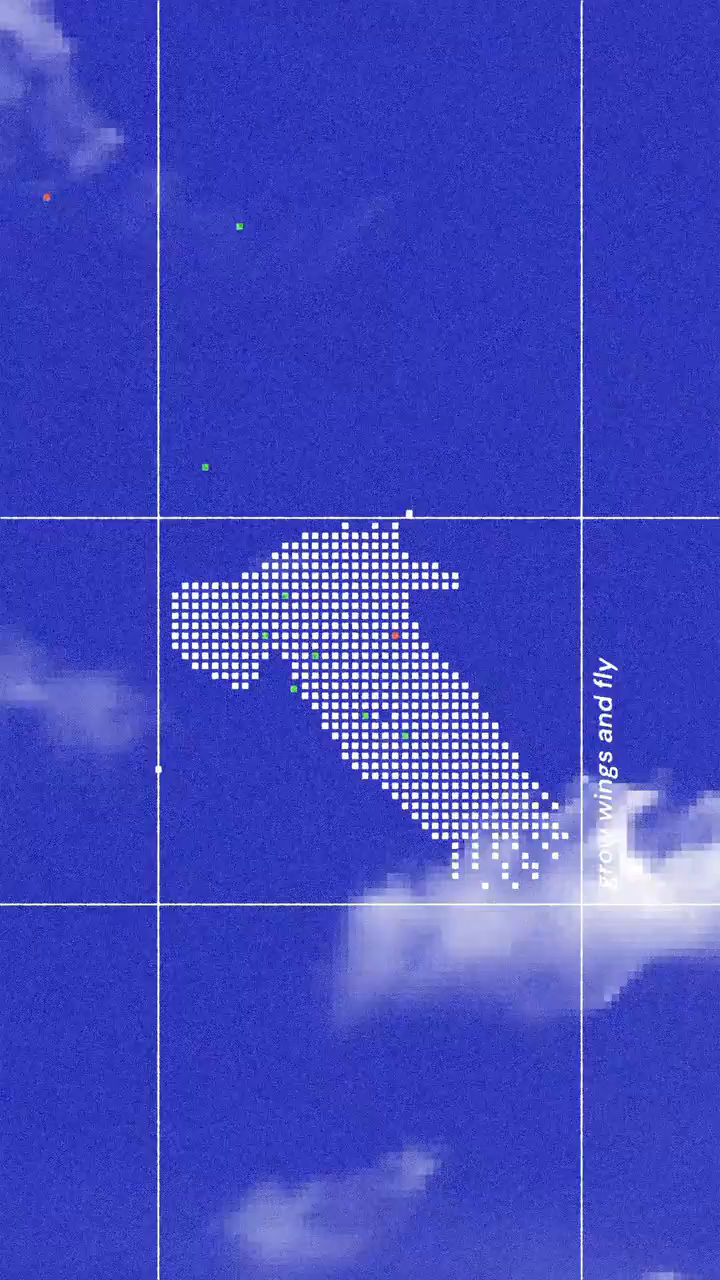
#> input picture frame 0 of dev/reference/reference.mp4, 720 x 1280 px
$ python scratch_full_eagle_bounds.py
#> lines starting #> are read from the running program, lines starting #| are printed output that depends on the picture; after the words box and inside, x2 and y2 are one past the last pixel; in counts of white or black regions, pixels touching at a corner belong together
import cv2
import numpy as np

cap = cv2.VideoCapture(r'c:\Apps\personal site project\refrences\reference.mp4')

# Let's inspect all 24 frames (0 to 23)
# We know the video is 720x1280.
# The eagle is inside [100..650] in X, and [150..950] in Y.
# Let's find the exact min/max bounds of all eagle dots in every frame!

all_bounds = []

for f in range(24):
    cap.set(cv2.CAP_PROP_POS_FRAMES, f)
    ret, frame = cap.read()
    if not ret: break

    # In BGR:
    # Cobalt blue sky: B is 120-200, G is 30-80, R is 15-50
    # White dots: R > 190, G > 190, B > 190
    # Red dots: R > 150, G < 120, B < 120
    # Green dots: G > 150, R < 120, B < 150
    # Grid lines: 1px thin white lines

    # Let's crop the whole flight area: y in [150, 950], x in [100, 650]
    sub = frame[150:950, 100:650]

    # White dots
    white = (sub[:,:,0] > 190) & (sub[:,:,1] > 190) & (sub[:,:,2] > 190)
    red = (sub[:,:,2] > 150) & (sub[:,:,1] < 120) & (sub[:,:,0] < 120)
    green = (sub[:,:,1] > 150) & (sub[:,:,2] < 120) & (sub[:,:,0] < 150)

    bird_mask = white | red | green

    # Let's find connected components or contours to remove the 1px grid lines!
    # Grid lines are thin (1px) and very long (> 200px)
    # Bird dots are square blocks (~6x6 to 8x8 pixels with pitch ~10px)

    # Let's save the raw mask for this frame
    cv2.imwrite(f"c:\\Apps\\personal site project\\refrences\\raw_bird_mask_f{f:02d}.png", (bird_mask * 255).astype(np.uint8))

    pts = np.argwhere(bird_mask)
    if len(pts) > 0:
        min_y, min_x = np.min(pts, axis=0) + [150, 100]
        max_y, max_x = np.max(pts, axis=0) + [150, 100]
        all_bounds.append((f, min_x, max_x, min_y, max_y))
        print(f"Frame {f:02d}: x in [{min_x}, {max_x}] (w={max_x-min_x}), y in [{min_y}, {max_y}] (h={max_y-min_y})")
#> this loop made 24 passes
#| Frame 00: x in [100, 649] (w=549), y in [150, 949] (h=799)
#| Frame 01: x in [100, 649] (w=549), y in [150, 949] (h=799)
#| Frame 02: x in [100, 649] (w=549), y in [150, 949] (h=799)
#| Frame 03: x in [100, 649] (w=549), y in [150, 949] (h=799)
#| Frame 04: x in [100, 649] (w=549), y in [150, 949] (h=799)
#> (further printed lines are left out)
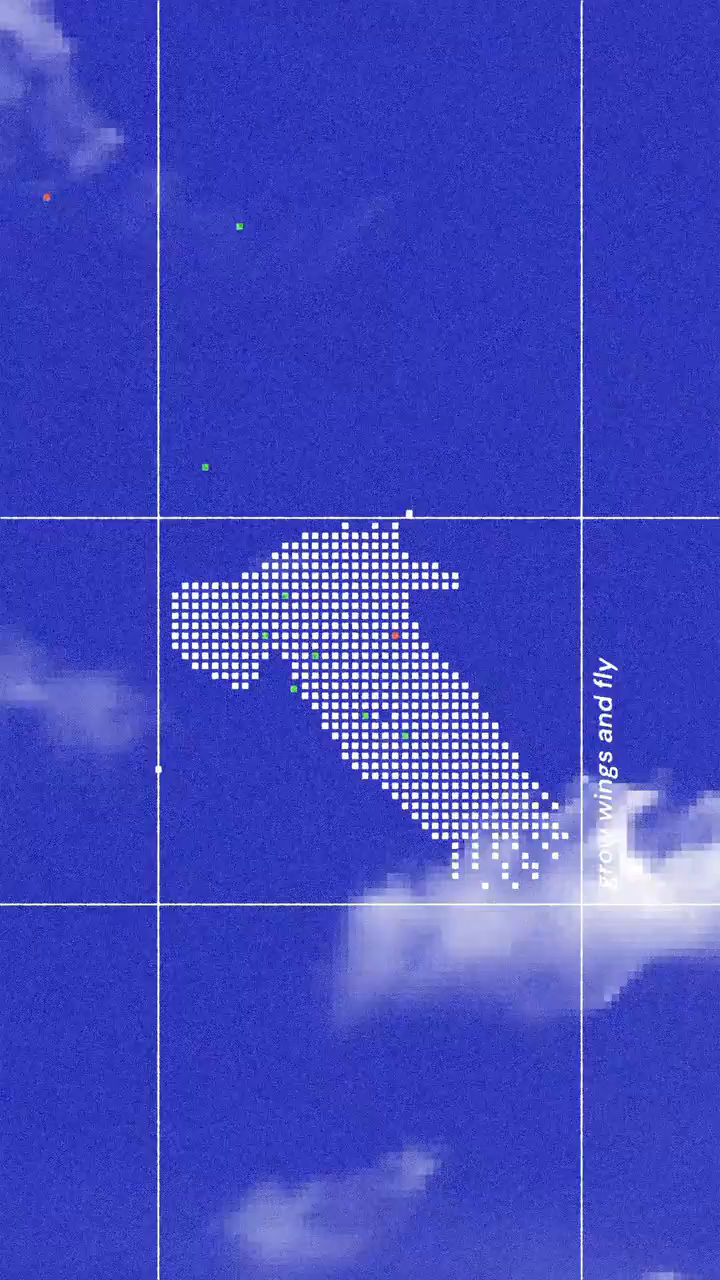
#> input picture frame 0 of dev/reference/reference.mp4, 720 x 1280 px
#> pass 1, `sub = frame[150:950, 100:650]`:
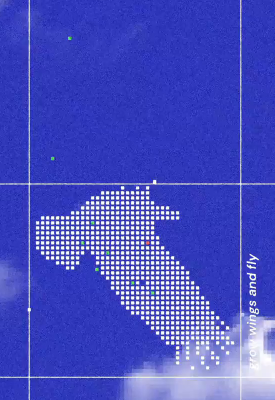
#> sub: shape (800, 550, 3) (shown at 1/2 size); mean B, G, R 191.9, 78.9, 72.1
#> pass 1, `white = (sub[:,:,0] > 190) & (sub[:,:,1] > 190) & (sub[:,:,2] > 190)`:
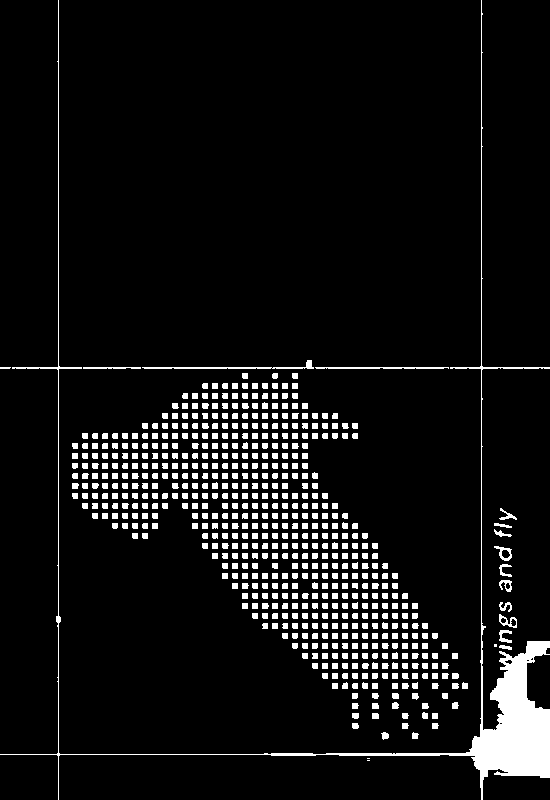
#> white: shape (800, 550) bool; 7.3% white; 616 white regions (3 under 20 px), largest, box (x1, y1, x2, y2) and area: (0, 0, 550, 800) 9408, (142, 360, 314, 369) 372, (315, 367, 449, 369) 255
#> pass 1, `red = (sub[:,:,2] > 150) & (sub[:,:,1] < 120) & (sub[:,:,0] < 120)`:
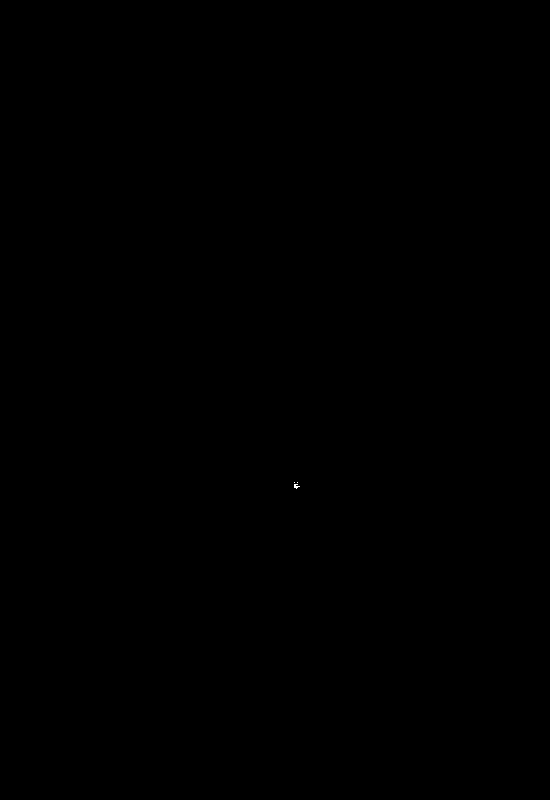
#> red: shape (800, 550) bool; 0% white in thin lines or dots, all inside (x1, y1, x2, y2) = (294, 482, 300, 489)
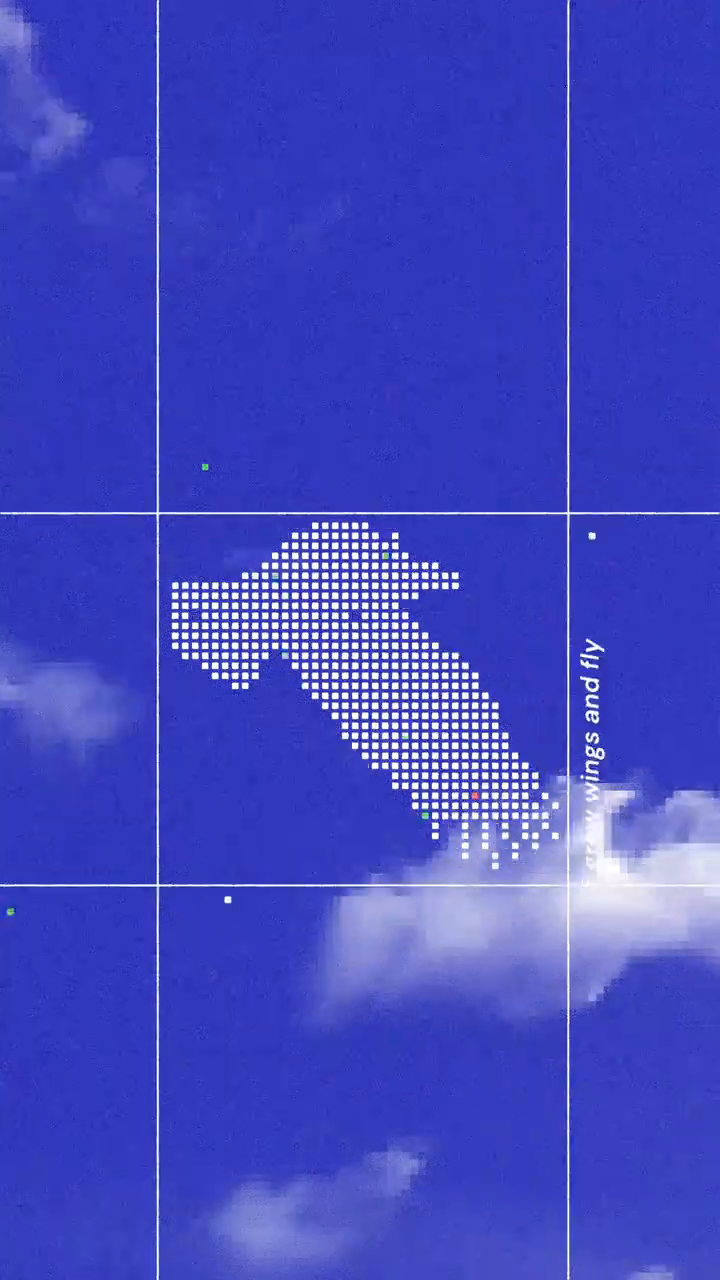
#> input picture frame 1 of dev/reference/reference.mp4, 720 x 1280 px
#> after the loop:
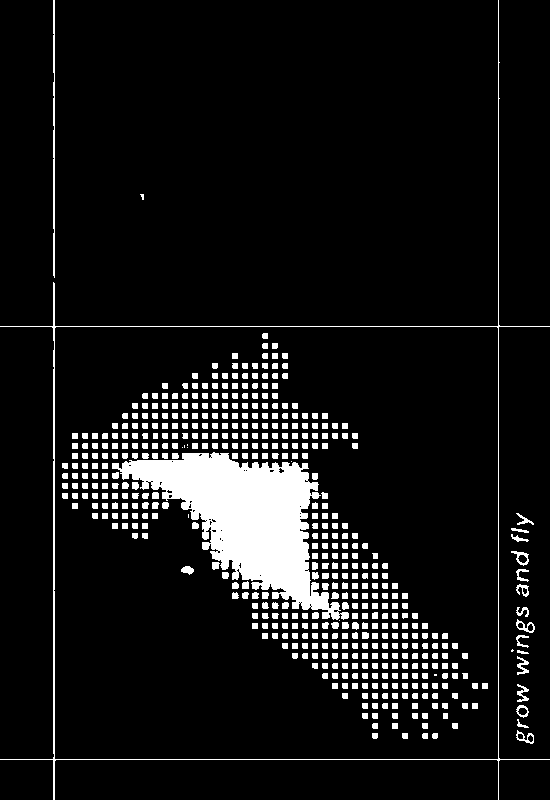
#> bird_mask: shape (800, 550) bool; 8.7% white; 506 white regions (10 under 20 px), largest, box (x1, y1, x2, y2) and area: (112, 452, 349, 620) 16407, (0, 0, 550, 800) 2922, (53, 0, 55, 278) 533
#> after the loop, all_bounds = 24 items, first 6: (0, 100, 649, 150, 949), (1, 100, 649, 150, 949), (2, 100, 649, 150, 949), (3, 100, 649, 150, 949), (4, 100, 649, 150, 949), (5, 100, 649, 150, 949)

cap.release()

$ run again, starting later in the video
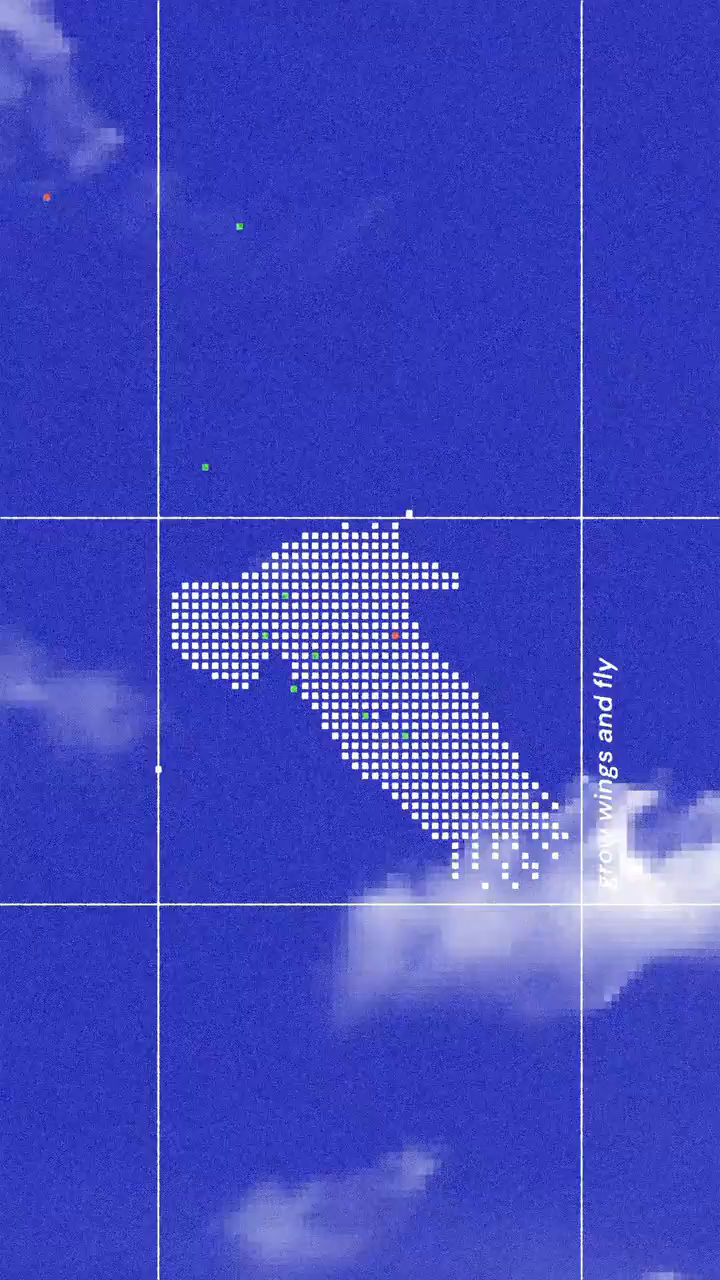
#> input picture frame 0 of dev/reference/reference.mp4, 720 x 1280 px
#> the loop `for f in range(24):` made 24 passes
#| Frame 00: x in [100, 649] (w=549), y in [150, 949] (h=799)
#| Frame 01: x in [100, 649] (w=549), y in [150, 949] (h=799)
#| Frame 02: x in [100, 649] (w=549), y in [150, 949] (h=799)
#| Frame 03: x in [100, 649] (w=549), y in [150, 949] (h=799)
#| Frame 04: x in [100, 649] (w=549), y in [150, 949] (h=799)
#> (further printed lines are left out)
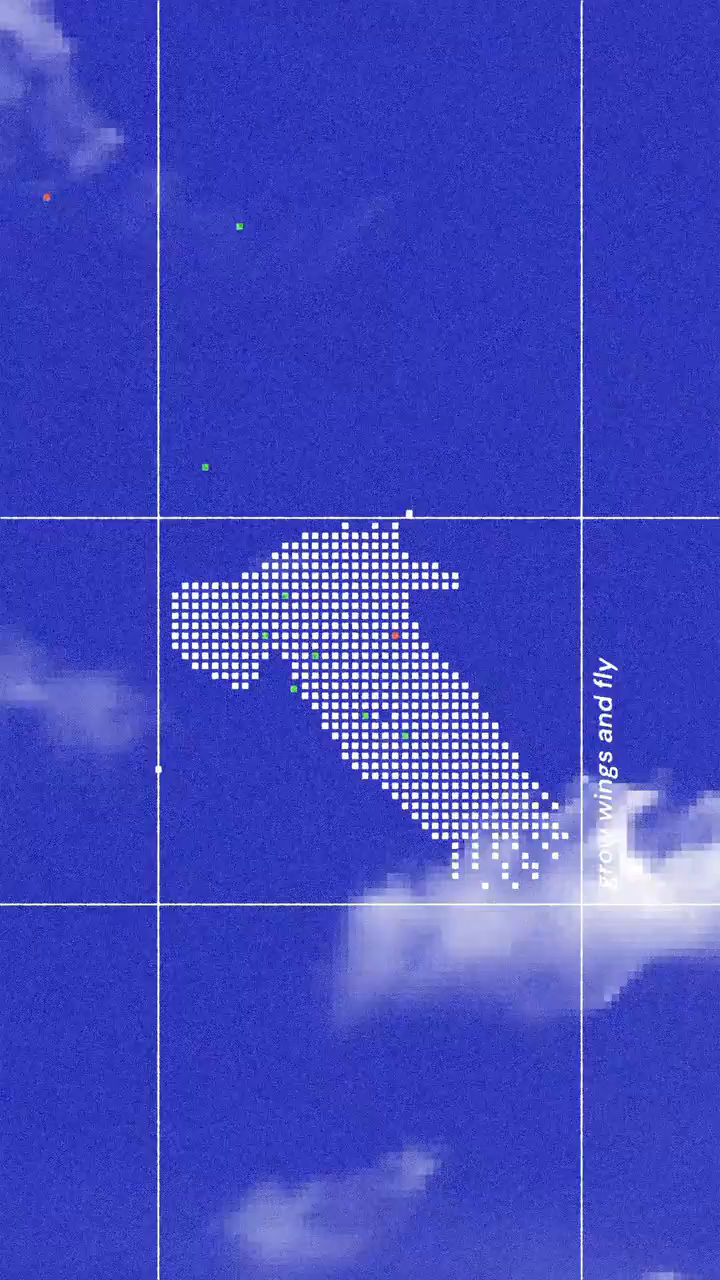
#> input picture frame 0 of dev/reference/reference.mp4, 720 x 1280 px
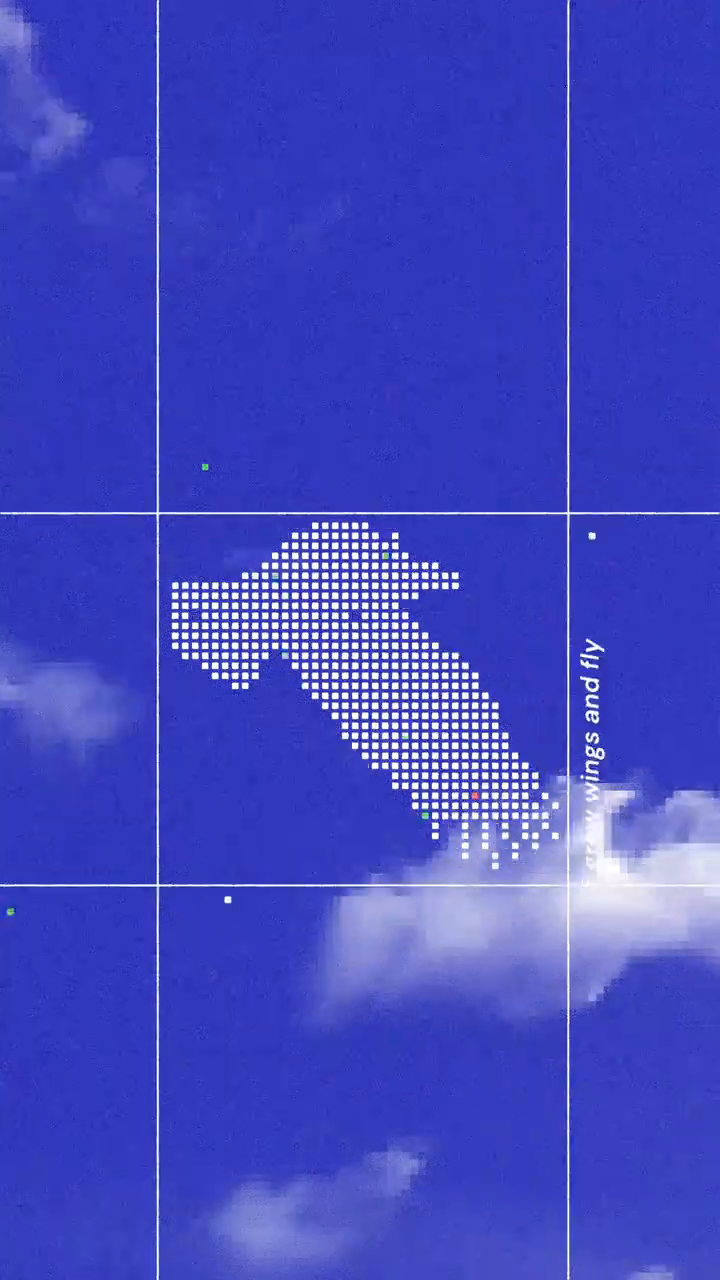
#> input picture frame 1 of dev/reference/reference.mp4, 720 x 1280 px
#> after the loop `for f in range(24):`: all_bounds = 24 items, first 6: (0, 100, 649, 150, 949), (1, 100, 649, 150, 949), (2, 100, 649, 150, 949), (3, 100, 649, 150, 949), (4, 100, 649, 150, 949), (5, 100, 649, 150, 949)
